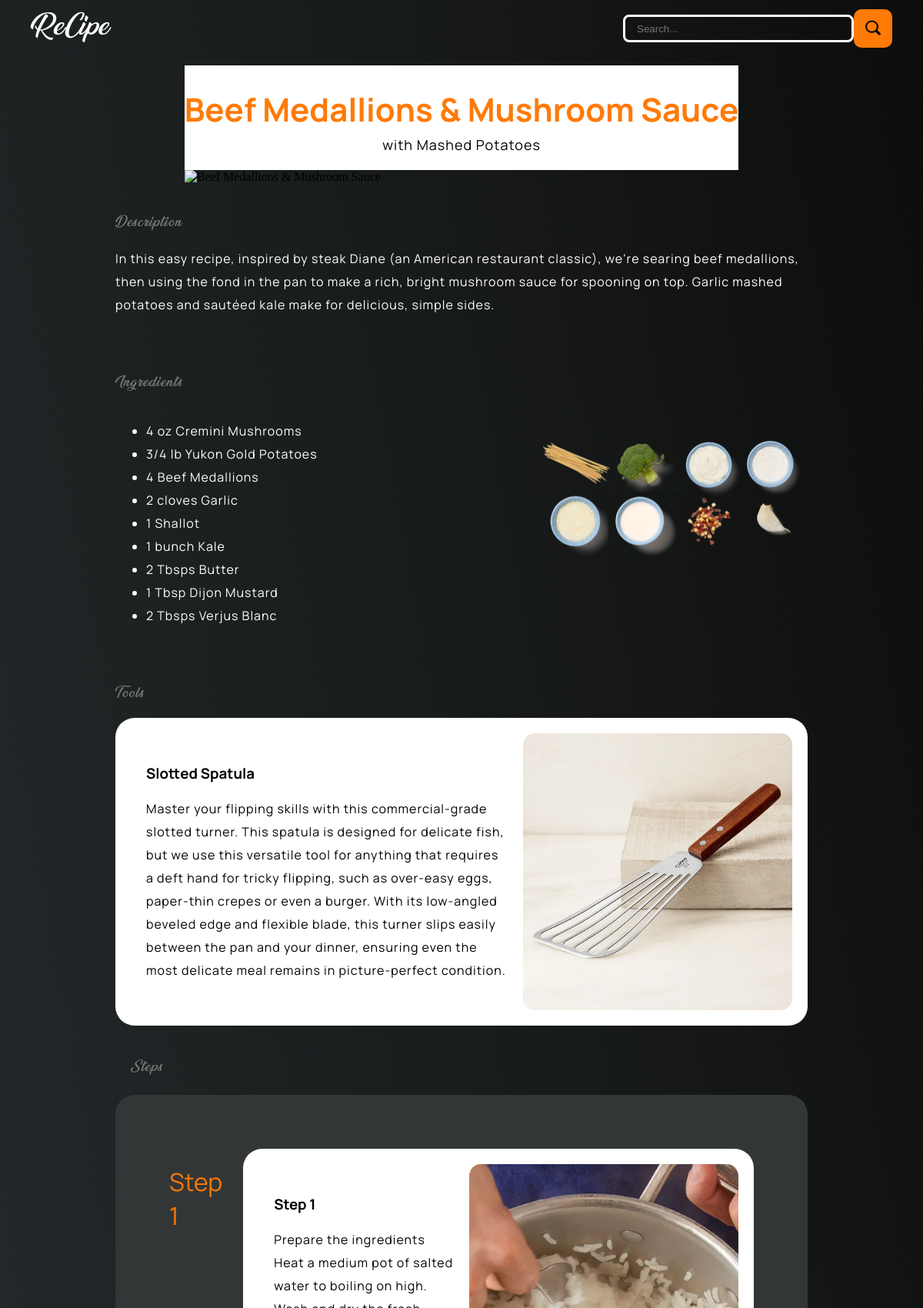
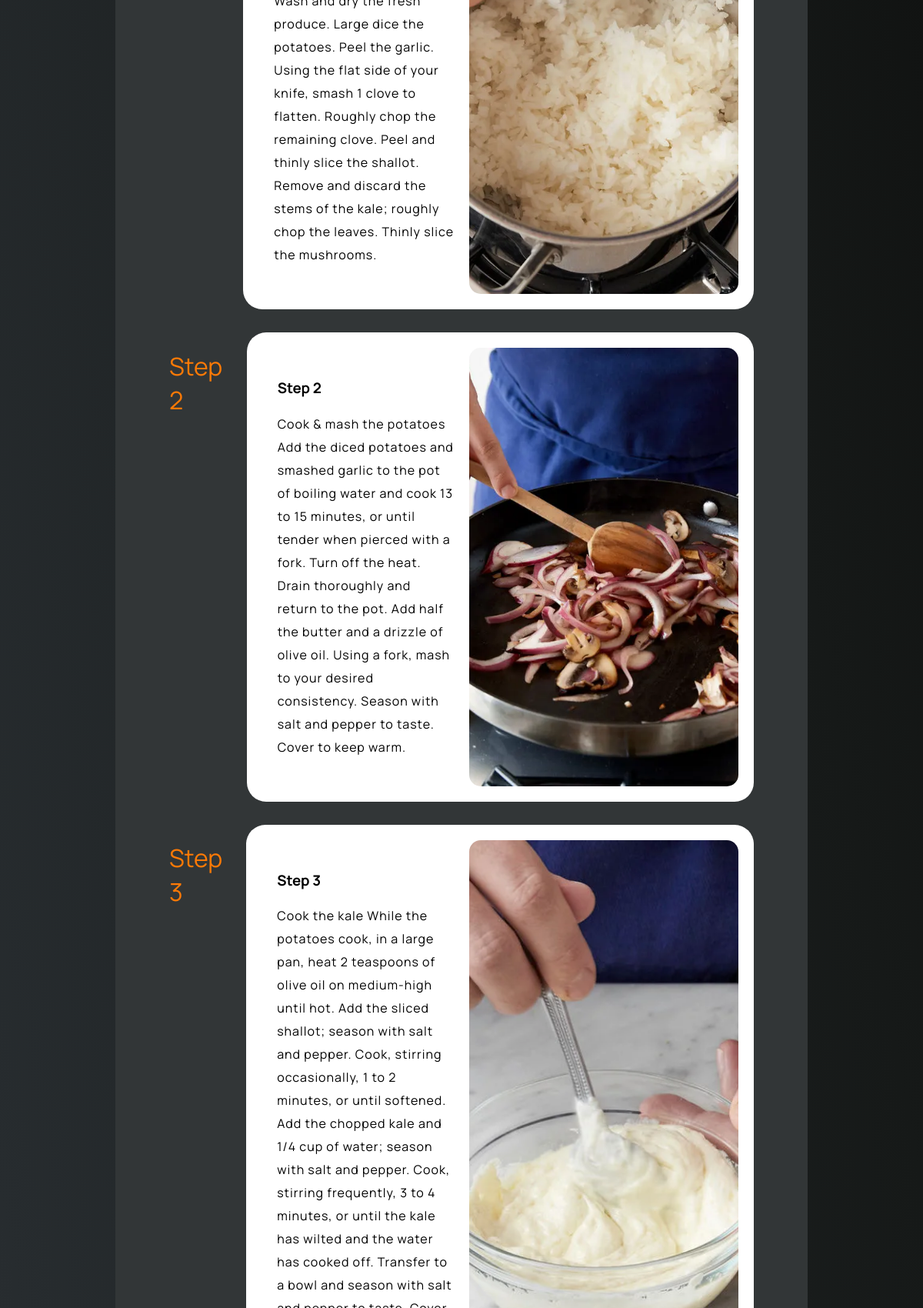
/recipe.php?id=2 (upper part), run on the app's committed database (2 pictures, top to bottom).
### tables this page shows
CREATE TABLE `recipes` (
  `id` int(11) NOT NULL,
  `name` varchar(255) NOT NULL,
  `subtitle` varchar(255) DEFAULT NULL,
  `description` text,
  `ingredients` text,
  `tools` text,
  `tool_description` text,
  `steps` longtext,
  `images` text
);

### recipe.php (the view, shortened to what this page needs)
<?php
function getCorrectImagePath($path) {
    $path = trim($path);
    return ltrim($path, '/');
}
$recipe_id = isset($_GET['id']) ? intval($_GET['id']) : 0;
$conn = getDBConnection();
$stmt = $conn->prepare("SELECT * FROM recipes WHERE id = ?");
$stmt->bind_param("i", $recipe_id);
$stmt->execute();
$result = $stmt->get_result();
$recipe = $result->fetch_assoc();
$hideWelcome = true;
require __DIR__ . '/partials/header.php';
$ingredients = !empty($recipe['ingredients']) ? parseIngredients($recipe['ingredients']) : [];
$tools = !empty($recipe['tools']) ? parseTools($recipe['tools'], $recipe['tool_description'] ?? '') : [];
$steps = !empty($recipe['steps']) ? parseSteps($recipe['steps']) : [];
$rawImages = !empty($recipe['images']) ? explode('*', $recipe['images']) : [];
$images = [];
foreach ($rawImages as $img) {
    $correctedPath = getCorrectImagePath($img);
    if (!empty($correctedPath)) {
        $images[] = $correctedPath;
    }
}
$mainImage = $images[0] ?? getCorrectImagePath('resources/default.jpg');
$ingredientsImage = $images[1] ?? '';
?>
<div class="recipebody">
    <div class="cookingbody">
        <div class="textcenter">
            <h1><?= htmlspecialchars($recipe['name']) ?></h1>
            <p class="sub"><?= htmlspecialchars($recipe['subtitle'] ?? '') ?></p>
        </div>
        <img class="mainimg" src="<?= htmlspecialchars($mainImage) ?>"
             alt="<?= htmlspecialchars($recipe['name']) ?>"
             onerror="this.onerror=null; this.src='<?= getCorrectImagePath('resources/default.jpg') ?>';">
    </div>
    <?php if (!empty($recipe['description'])): ?>
    <div class="txt">
        <p class="gry">Description</p>
        <p><?= nl2br(htmlspecialchars($recipe['description'])) ?></p>
    </div>
    <?php endif; ?>
    <?php if (!empty($ingredients)): ?>
    <div class="txt">
        <p class="gry">Ingredients</p>
        <div class="txtimg">
            <ul>
                <?php foreach ($ingredients as $ingredient): ?>
                <li><?= htmlspecialchars($ingredient) ?></li>
                <?php endforeach; ?>
            </ul>
            <?php if (!empty($ingredientsImage)): ?>
            <img src="<?= htmlspecialchars($ingredientsImage) ?>" alt="Ingredients"
                 onerror="this.style.display='none';">
            <?php endif; ?>
        </div>
    </div>
    <?php endif; ?>
    <?php if (!empty($tools)): ?>
    <div class="txt">
        <p class="gry">Tools</p>
        <?php
        $toolImageIndex = 2;
        $toolImage = $images[$toolImageIndex] ?? '';
        foreach ($tools as $tool):
        ?>
        <div class="tools">
            <div class="toolsinfo">
                <h3><?= htmlspecialchars($tool['name']) ?></h3>
                <p><?= nl2br(htmlspecialchars($tool['description'])) ?></p>
            </div>
            <?php if (!empty($toolImage)): ?>
            <img src="<?= htmlspecialchars($toolImage) ?>" alt="<?= htmlspecialchars($tool['name']) ?>"
                 onerror="this.style.display='none';">
            <?php endif; ?>
        </div>
        <?php endforeach; ?>
    </div>
    <?php endif; ?>
    <?php if (!empty($steps)): ?>
    <div class="steps">
        <div class="txt"><p class="gry">Steps</p></div>
        <div class="all">
            <?php
            $step_counter = 1;
            $stepImageStartIndex = 3;
            foreach ($steps as $step):
                $stepImageIndex = $stepImageStartIndex + ($step_counter - 1);
                $stepImage = $images[$stepImageIndex] ?? '';
            ?>
            <div class="stepsin">
                <h1 class="stepnumb">Step <?= $step_counter ?></h1>
                <div class="tools">
                    <div class="toolsinfo">
                        <?php if (!empty($step['title'])): ?>
                        <h3><?= htmlspecialchars($step['title']) ?></h3>
                        <?php endif; ?>
                        <p><?= nl2br(htmlspecialchars($step['description'])) ?></p>
                    </div>
                    <?php if (!empty($stepImage)): ?>
                    <img src="<?= htmlspecialchars($stepImage) ?>" alt="Step <?= $step_counter ?>"
                         onerror="this.style.display='none';">
                    <?php endif; ?>
                </div>
            </div>
            <?php
                $step_counter++;
            endforeach;
            ?>
        </div>
    </div>
    <?php endif; ?>
</div>
<?php
require __DIR__ . '/partials/footer.php';
function parseIngredients($text) {
    $items = explode('*', $text);
    $result = [];
    foreach ($items as $item) {
        $trimmed = trim($item);
        if (!empty($trimmed)) {
            $result[] = $trimmed;
        }
    }
    return $result;
}
function parseTools($toolsText, $toolDescription = '') {
    $toolNames = explode('*', $toolsText);
    $tools = [];
    foreach ($toolNames as $toolName) {
        $trimmed = trim($toolName);
        if (!empty($trimmed)) {
            $tool = [
                'name' => $trimmed,
                'description' => $toolDescription
            ];
            $tools[] = $tool;
        }
    }
    return $tools;
}
function parseSteps($stepsText) {
    $stepItems = explode('*', $stepsText);
    $steps = [];
    foreach ($stepItems as $stepItem) {
        $trimmed = trim($stepItem);
        if (!empty($trimmed)) {
            $title = '';
            $description = $trimmed;
            if (preg_match('/^Step\s+\d+:\s*(.+)/i', $trimmed, $matches)) {
                $title = 'Step ' . (count($steps) + 1);
                $description = $matches[1];
            }
            $step = [
                'title' => $title,
                'description' => $description
            ];
            $steps[] = $step;
        }
    }
    return $steps;
}
?>

### partials/header.php (shortened to what this page needs)
<!DOCTYPE html>
<html lang="en">
<head>
    <link rel="stylesheet" href="stylelist.css">
    <?php if (isset($hideWelcome) && $hideWelcome === true): ?>
        <link rel="stylesheet" href="recipestyle.css">
    <?php endif; ?>
</head>
<body>
<?php if (!isset($hideWelcome) || $hideWelcome !== true): ?>
<div class="welcome">
    <header>
        <div class="toprow">
            <h1 class="cursive"><a href="index.php">ReCipe</a></h1>
            <ion-icon name="menu-outline" id="menuBtn"></ion-icon>
        </div>
        <div id="rightmenu">
            <form action="search.php" method="GET" class="searchbar">
                <input type="text" name="q" placeholder="Search..."
                       value="<?= htmlspecialchars($_GET['q'] ?? '') ?>">
                <button type="submit">
                    <img src="resources/welcome/search.png" alt="search button">
                </button>
            </form>
        </div>
    </header>
    <div id="welcomecenter">
        <div class="welcometxt">
            <h1 class="cursive">ReCipe</h1>
            <form action="search.php" method="GET" class="searchbar">
                <input type="text" name="q" placeholder="Search..."
                       value="<?= htmlspecialchars($_GET['q'] ?? '') ?>">
                <button type="submit">
                    <img src="resources/welcome/search.png" alt="search button">
                </button>
            </form>
        </div>
    </div>
</div>
<br>
<?php else: ?>
<header class="recipe-header">
    <div class="toprow">
        <h1 class="cursive"><a href="index.php">ReCipe</a></h1>
    </div>
    <div id="rightmenu">
        <form action="search.php" method="GET" class="searchbar">
            <input type="text" name="q" placeholder="Search..."
                   value="<?= htmlspecialchars($_GET['q'] ?? '') ?>">
            <button type="submit">
                <img src="resources/welcome/search.png" alt="search button">
            </button>
        </form>
    </div>
</header>
<?php endif; ?>

### partials/footer.php (shortened to what this page needs)
</body>
</html>

### stylelist.css (style rules this page uses)
html { --white: #ffffff; --gray-white: #EAEAEA; --red: #AC1302; --orange: #FF7A06; --charcoal: #323637; --darkchar: #202123; --gray: #777777; --black: black; scroll-behavior: smooth; --textbody: 'manrope', Arial, sans-serif; --texttitle: 'manropebold', Arial, sans-serif; --cursive: 'cursive'; }
* { box-sizing: border-box; }
a { color: var(--black); text-decoration: none; }
.cursive { font-family: var(--cursive); }
@media (max-width: 1400px) { body { padding: 0; } }

### recipestyle.css (style rules this page uses)
html { --white: #ffffff; --gray-white: #EAEAEA; --red: #AC1302; --orange: #FF7A06; --charcoal: #323637; --darkchar: #202123; --gray: #777777; --black: black; scroll-behavior: smooth; --textbody: 'manrope', Arial, sans-serif; --texttitle: 'manropebold', Arial, sans-serif; --cursive: 'cursive'; }

### data on the page
recipes: name "Beef Medallions & Mushroom Sauce", subtitle "with Mashed Potatoes", description "In this easy recipe, inspired by steak Diane (an American restaurant classic), we're searing beef medallions, then using the fond in the pan to make a rich, bright mushroom sauce for spooning on top. Garlic mashed potatoes and sautéed kale make for delicious, simple sides.", ingredients "4 oz Cremini Mushrooms", ingredients "3/4 lb Yukon Gold Potatoes", ingredients "4 Beef Medallions", ingredients "2 cloves Garlic", ingredients "1 Shallot", ingredients "1 bunch Kale", ingredients "2 Tbsps Butter", ingredients "1 Tbsp Dijon Mustard", ingredients "2 Tbsps Verjus Blanc"

### other printed values
$tool['name'] "Slotted Spatula"
$step['title'] "Step 1"
$step['title'] "Step 2"
$step['title'] "Step 3"
